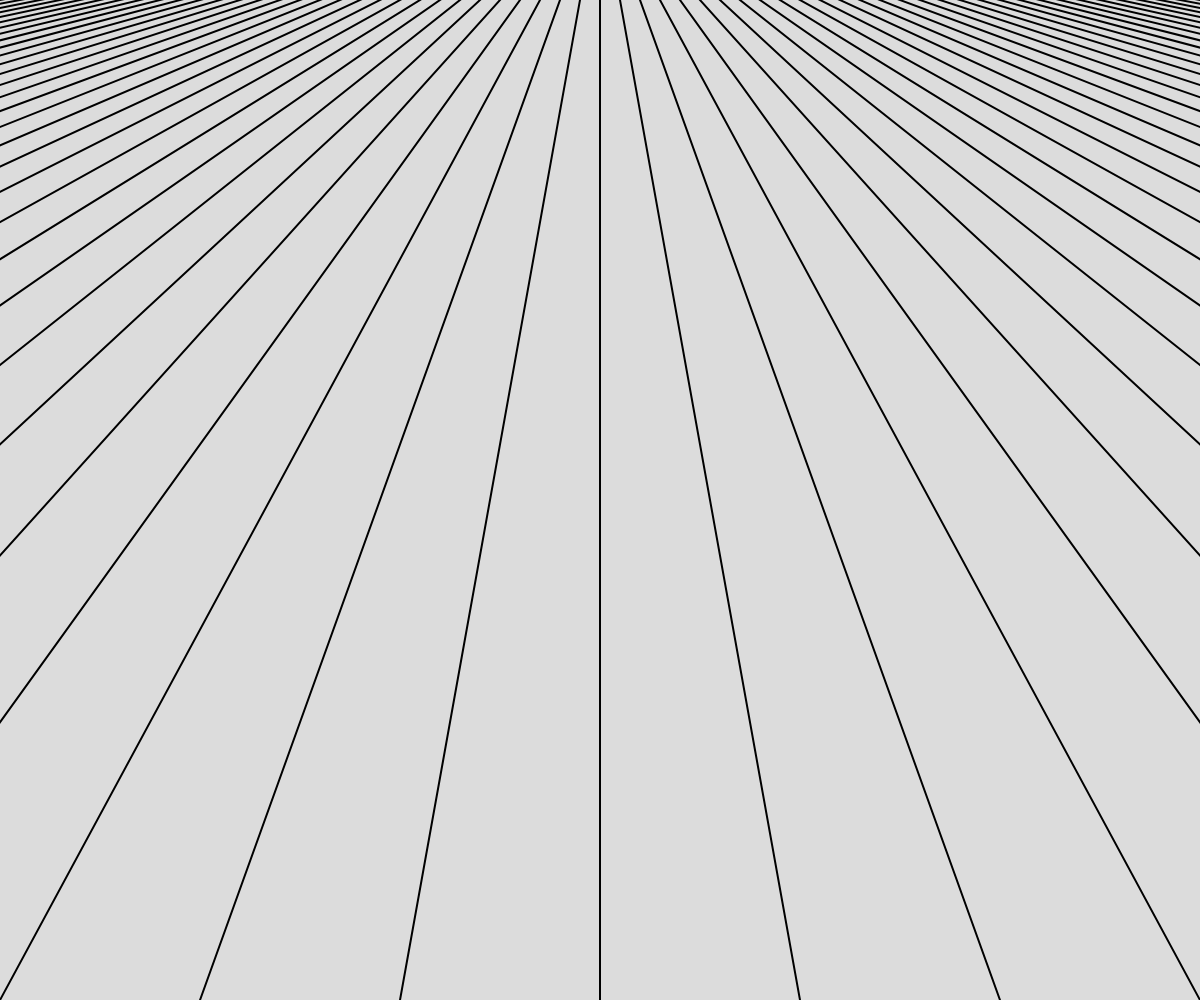
Frame 1 (no input)
Frame 2 (the mouse pressed at the canvas centre, redrawn once): identical to frame 1, image omitted

The p5.js sketch that drew this single still picture (run headless with seeded random() and noise() and a simulated clock; the mouse was pressed at the canvas centre and the sketch redrawn once):

// p5.js sketch
// ── sketch.js
function setup() {
  createCanvas(windowWidth, windowHeight);
}

function draw() {
  background(220);
  stroke(0);
  strokeWeight(2);
  
  let baseLines = 25; 
  let horizonY = -100; 
  let bottomY = height;        

  let extraLinesPerSide = 30; 
  let startLoop = 0 - extraLinesPerSide;
  let endLoop = baseLines + extraLinesPerSide;

  for (let i = startLoop; i < endLoop; i++) {
    
    let topX = map(i, 0, baseLines - 1, width * 0.48, width * 0.52);
    
    let bottomX = map(i, 0, baseLines - 1, -width * 1.5, width * 2.5);
    
    line(topX, horizonY, bottomX, bottomY);
  }
  
  noLoop(); 
}

function windowResized() {
  resizeCanvas(windowWidth, windowHeight);
  redraw();
}
